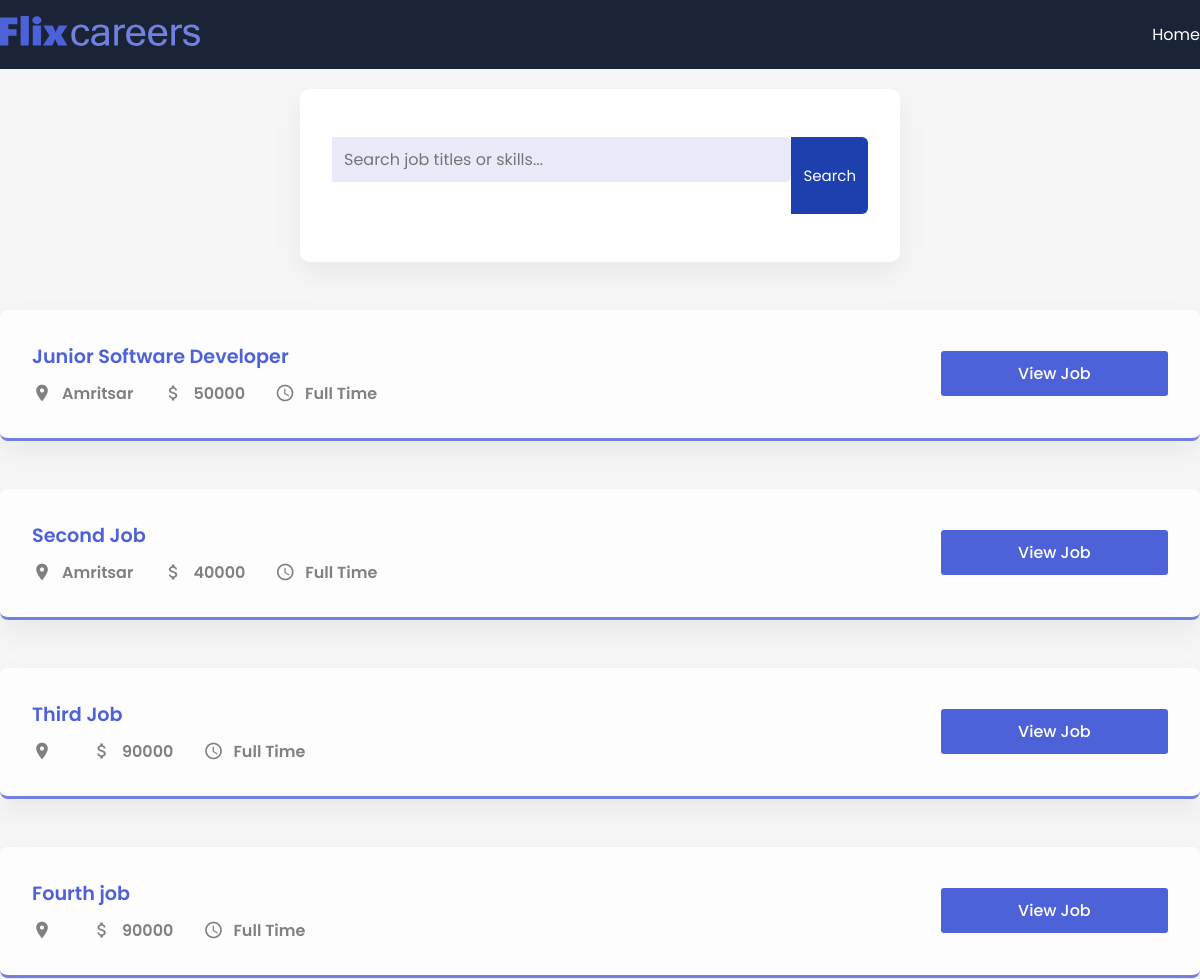
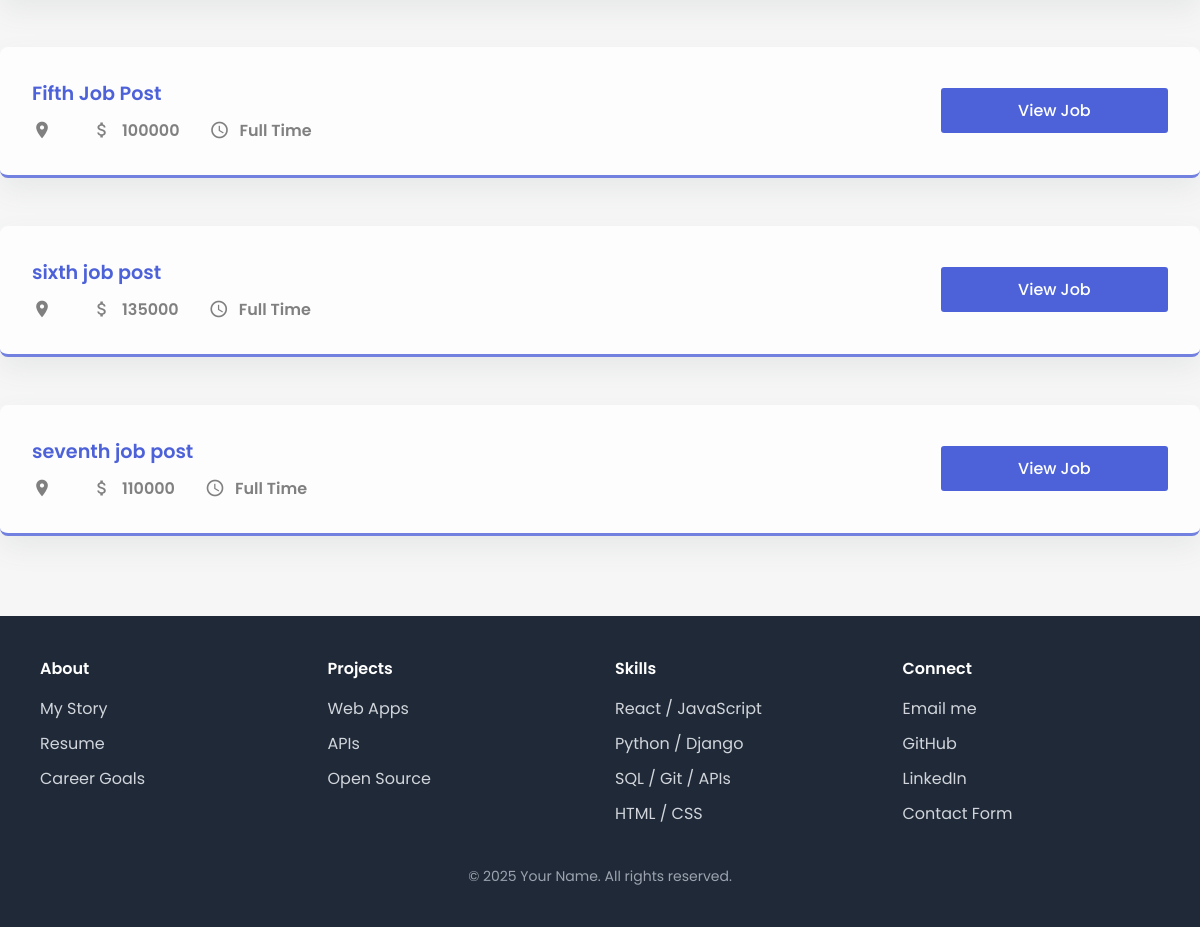
The page / on the database its author committed (2 pictures, top to bottom).
### Appj/models.py (models this page shows, shortened)
class JobPost(models.Model):
    JOB_TYPE_CHOICES=[
        ('Full Time','Full Time'),
        ('Part Time','Part Time'),
    ]
    title=models.CharField(max_length=200)
    description=models.TextField(max_length=1000)
    date=models.DateTimeField(auto_now_add=True)
    expiry=models.DateField(null=True)
    salary=models.IntegerField()
    slug=models.SlugField(null=True,max_length=40,unique=True)
    location=models.OneToOneField(location,on_delete=models.CASCADE,null=True)
    Author=models.ForeignKey(Author,on_delete=models.CASCADE,null=True)
    skills=models.ManyToManyField(skills)
    type=models.CharField( max_length=200,null=False,choices=JOB_TYPE_CHOICES)

class location(models.Model):
    street=models.CharField(max_length=200)
    city=models.CharField(max_length=200)
    state=models.CharField(max_length=200)
    country=models.CharField(max_length=200)
    zip=models.CharField(max_length=200)

### Appj/views.py (the view)
# urls.py: path('', views.job_list,name='jobs_home'),
def job_list(request):
    query = request.GET.get('query')
    if query:
        job=JobPost.objects.filter (
            Q(title__icontains=query) | Q(description__icontains=query)
        )
    else:
        job=JobPost.objects.all()
    context = {
        "jobs": job,
        "query": query
    }
    return render(request, 'Appj/job_list.html', context)

### Appj/templates/Appj/job_list.html (shortened to what this page needs)
{% extends "base.html" %}
    {% block content %}
    <form class="search-bar" method="get">
      <input
        type="text"
        name="query"
        placeholder="Search job titles or skills..."
        value="{{ query|default:'' }}"
        required
      />
      <button type="submit">Search</button>
    </form>
    <section>
      <div class="container">
        {% for job in jobs %}
        <div class="post">
          <div class="job-info">
            <h1 class="job-title">{{job.title}}</h1>
            <div class="job-des">
              <div class="location item">
                <span class="material-icons"> place </span>
                <p>{{job.location.city}}</p>
              </div>
              <div class="budget item">
                <span class="material-icons"> attach_money </span>
                <p>{{job.salary}}</p>
              </div>
              <div class="time item">
                <span class="material-icons"> schedule </span>
                <p>{{job.type}}</p>
              </div>
            </div>
          </div>
          <div class="buttons">
            <button class="apply">
              <a href="{% url 'jobs_detail' forloop.counter %}">View Job</a>
            </button>
          </div>
        </div>
        {% endfor %}
      </div>
    </section>
    {% endblock content %}

### templates/base.html (shortened to what this page needs)
{% load static%}
<!DOCTYPE html>
<html lang="en">
  <head>
    <link rel="stylesheet" href= "{% static 'Appj/style.css' %}"/>
  </head>
  <body>
    <header >
      <nav>
        <div class="container">
          <div class="logo">
            <img src="{% static 'Appj/logo.svg' %}" alt="" />
          </div>
          <div class="links">
            <a href= "{% url 'jobs_home' %}">Home</a>
          </div>
        </div>
      </nav>
    </header>
    {% block content %}
    {% endblock content %}
  <footer class="footer">
  <div class="footer-container">
    <div class="footer-column">
      <h3>About</h3>
      <ul>
        <li><a href="#">My Story</a></li>
       <li><a href='#'>Resume</a></li>
        <li><a href="#">Career Goals</a></li>
      </ul>
    </div>
    <div class="footer-column">
      <h3>Projects</h3>
      <ul>
        <li><a href="#">Web Apps</a></li>
        <li><a href="#">APIs</a></li>
        <li><a href="#">Open Source</a></li>
      </ul>
    </div>
    <div class="footer-column">
      <h3>Skills</h3>
      <ul>
        <li>React / JavaScript</li>
        <li>Python / Django</li>
        <li>SQL / Git / APIs</li>
        <li>HTML / CSS</li>
      </ul>
    </div>
    <div class="footer-column">
      <h3>Connect</h3>
      <ul>
        <li><a href="mailto:tushar24bhandari@gmail.com">Email me </a></li>
        <li><a href="https://github.com/tushar07059">GitHub</a></li>
        <li><a href="https://www.linkedin.com/in/tushar-bhandari0705/">LinkedIn</a></li>
        <li><a href="#">Contact Form</a></li>
      </ul>
    </div>
  </div>
  <div class="footer-bottom">
    <p>&copy; 2025 Your Name. All rights reserved.</p>
  </div>
  </footer>
  </body>
  </html>

### Appj/static/Appj/style.css (style rules this page uses)
* { margin: 0; padding: 0; box-sizing: border-box; font-family: "Poppins", sans-serif; }
:root { --blue: #4d62d8; --lblue: #7281e0; --card: #fdfdfd; --shadow: #64646f17 0px 12px 29px 0px; --nav: #1b2436; }
body { background: #f5f6f5; }
button { border: none; outline: none; cursor: pointer; border-radius: 3px; }
nav { background: var(--nav); padding: 1em 0; }
a { text-decoration: none; color: white; }
.container { max-width: 1200px; margin: auto; }
nav .container { display: flex; align-items: center; justify-content: space-between; color: white; }
.logo { width: 200px; }
img { width: 100%; }
.links { display: flex; align-items: center; justify-content: center; }
.links a { color: white; margin-left: 30px; font-size: 1rem; font-weight: 400; }
.post { background: var(--card); border-radius: 8px; padding: 2em; box-shadow: var(--shadow); margin-top: 3em; display: grid; align-items: center; grid-template-columns: 8fr 2fr; border-bottom: 3px solid var(--lblue); }
.buttons { display: grid; grid-template-columns: repeat(1, 1fr); gap: 20px; }
.post:last-child { margin-bottom: 5em; }
.item { display: flex; align-items: center; margin-left: 30px; }
.item:first-child { margin-left: 0; }
.job-des { display: flex; align-items: center; }
.item span { margin-right: 10px; font-size: 20px !important; color: gray; }
.item p { font-size: 1rem; font-weight: 600; color: gray; }
.apply { background: var(--blue); height: 45px; padding: 0 40px; color: white; font-size: 1rem; font-weight: 500; }
.job-title { font-size: 1.2rem; font-weight: 600; margin-bottom: 10px; color: var(--blue); }
button { cursor: pointer; }
input, select { border: none; outline: none; height: 45px; border-radius: 3px; width: 100%; background: #7281e02a; padding: 0 20px; margin-bottom: 2em; }
form { width: 50%; padding: 3em 2em; background: white; border-radius: 10px; margin: 5em auto; box-shadow: var(--shadow); }
.footer { background-color: #1f2937; color: #d1d5db; padding: 40px 20px; font-family: Arial, sans-serif; }
.footer-container { max-width: 1200px; margin: 0 auto; display: grid; grid-template-columns: repeat(auto-fit, minmax(200px, 1fr)); gap: 30px; padding: 0 20px; }
.footer-column h3 { color: #ffffff; margin-bottom: 15px; font-size: 16px; font-weight: 600; }
.footer-column ul { list-style: none; padding: 0; }
.footer-column ul li { margin-bottom: 10px; }
.footer-column ul li a { color: #d1d5db; text-decoration: none; transition: color 0.2s ease-in-out; }
.footer-bottom { text-align: center; margin-top: 30px; font-size: 14px; color: #9ca3af; }
.search-bar { display: flex; justify-content: center; max-width: 700px; margin: 20px auto; }
.search-bar input[type="text"] { flex: 1; padding: 5px 12px; border: none; border-radius: 0 6px 6px 0; font-size: 16px; outline: none; }
.search-bar button { padding: 5px 12px; background-color: #1e40af; color: white; border: none; border-radius: 0 6px 6px 0; font-size: 15px; cursor: pointer; }

### rows shown on the page
JobPost: title "Junior Software Developer", location.city "Amritsar", salary "50000", type "Full Time"
JobPost: title "Second Job", location.city "Amritsar", salary "40000", type "Full Time"
JobPost: title "Third Job", salary "90000", type "Full Time"
JobPost: title "Fourth job", salary "90000", type "Full Time"
JobPost: title "Fifth Job Post", salary "100000", type "Full Time"
JobPost: title "sixth job post", salary "135000", type "Full Time"
JobPost: title "seventh job post", salary "110000", type "Full Time"
